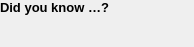
<?xml version="1.0" encoding="UTF-8"?>
<ui version="4.0">
 <author>
SPDX-FileCopyrightText: 2024 S. MANKOWSKI stephane@mankowski.fr
SPDX-FileCopyrightText: 2024 G. DE BURE support@mankowski.fr
SPDX-License-Identifier: GPL-3.0-or-later
 </author>      
 <class>skgtipofdayboardwidget</class>
 <widget class="QWidget" name="skgtipofdayboardwidget">
  <property name="geometry">
   <rect>
    <x>0</x>
    <y>0</y>
    <width>194</width>
    <height>47</height>
   </rect>
  </property>
  <layout class="QGridLayout" name="gridLayout">
   <property name="leftMargin">
    <number>0</number>
   </property>
   <property name="topMargin">
    <number>0</number>
   </property>
   <property name="rightMargin">
    <number>0</number>
   </property>
   <property name="bottomMargin">
    <number>0</number>
   </property>
   <property name="spacing">
    <number>2</number>
   </property>
   <item row="0" column="0">
    <widget class="QLabel" name="label">
     <property name="sizePolicy">
      <sizepolicy hsizetype="Preferred" vsizetype="Fixed">
       <horstretch>0</horstretch>
       <verstretch>0</verstretch>
      </sizepolicy>
     </property>
     <property name="font">
      <font>
       <pointsize>10</pointsize>
       <weight>75</weight>
       <bold>true</bold>
      </font>
     </property>
     <property name="text">
      <string>Did you know …?</string>
     </property>
     <property name="alignment">
      <set>Qt::AlignCenter</set>
     </property>
    </widget>
   </item>
   <item row="1" column="0">
    <widget class="QLabel" name="kText">
     <property name="text">
      <string/>
     </property>
     <property name="textFormat">
      <enum>Qt::RichText</enum>
     </property>
     <property name="wordWrap">
      <bool>true</bool>
     </property>
     <property name="textInteractionFlags">
      <set>Qt::LinksAccessibleByMouse|Qt::TextSelectableByKeyboard|Qt::TextSelectableByMouse</set>
     </property>
     <property name="buddy">
      <cstring>kIcon</cstring>
     </property>
    </widget>
   </item>
   <item row="2" column="0">
    <spacer name="verticalSpacer">
     <property name="orientation">
      <enum>Qt::Vertical</enum>
     </property>
     <property name="sizeHint" stdset="0">
      <size>
       <width>20</width>
       <height>0</height>
      </size>
     </property>
    </spacer>
   </item>
   <item row="0" column="1" rowspan="2">
    <widget class="QPushButton" name="kIcon">
     <property name="sizePolicy">
      <sizepolicy hsizetype="Preferred" vsizetype="Preferred">
       <horstretch>0</horstretch>
       <verstretch>0</verstretch>
      </sizepolicy>
     </property>
     <property name="focusPolicy">
      <enum>Qt::NoFocus</enum>
     </property>
     <property name="iconSize">
      <size>
       <width>64</width>
       <height>64</height>
      </size>
     </property>
     <property name="flat">
      <bool>true</bool>
     </property>
    </widget>
   </item>
  </layout>
 </widget>
 <resources/>
 <connections/>
 <slots>
  <slot>onModified()</slot>
 </slots>
</ui>
